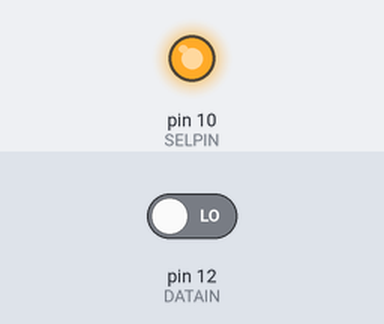
The sketch below on a simulated Arduino Nano, built with avr-gcc and run on an emulated ATmega328P. Parts: output pins drawn as LEDs (lit = HIGH). Inputs (shaded band) come from the test bench; at power-on: pin 12 (DATAIN) LOW. Pins used as bus, display or sensor lines are not drawn; what the sketch prints to the serial monitor is not drawn.

Above: at 0.1 s.
Timing chart, 0 to 1.6 s (numbered marks = the images above):
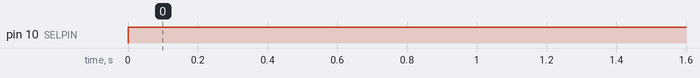

The sketch:

Comm_MSP3208.ino
```cpp
// ---------------------------------------------------------------------------
// SimonW, 11May 2023, SPI communication between Arduino Nano and MCP3208
//
// Development board,Single Board Computer, Arduino Nano, ATmega328,
// 22 I/O, 32KB Flash, 2KB SRAM, 1KB EEPROM
// Element 14 order code: 	1848691
// Datasheet : https://www.farnell.com/datasheets/1682238.pdf
//
// ---------------------------------------------------------------------------


#include <SoftwareSerial.h>
// #include "Tlc5940.h"


SoftwareSerial bluetooth(4,2);  // TX 4, RX 2

#define SELPIN          10      // SPI SS, Selection Pin MCP3208 ADC
#define DATAOUT         11      // MOSI
#define DATAIN          12      // MISO
#define SPICLOCK        13      // Clock


#define CHANNEL_0       0
#define CHANNEL_1       1
#define CHANNEL_2       2
#define CHANNEL_3       3
#define CHANNEL_4       4
#define CHANNEL_5       5
#define CHANNEL_6       6
#define CHANNEL_7       7


int readValue;
byte readValuArray[32];
int intensity = 0;


// Function Declaration.
int read_adc(int channel);
void DisplayChannelResult(int channelNo);

void setup()
{
  // Pin configuration.
  pinMode(SELPIN, OUTPUT);    // adc 1 selection pin
  pinMode(DATAOUT, OUTPUT);
  pinMode(DATAIN, INPUT);
  pinMode(SPICLOCK, OUTPUT);

  // Initially disable devices to start with
  digitalWrite(SELPIN,HIGH);
  digitalWrite(DATAOUT,LOW);
  digitalWrite(SPICLOCK,LOW);
  Serial.begin(9600);           // For serial debug print.


}

void loop()
{

  // Get the ADC output from specified channel
  DisplayChannelResult(CHANNEL_0);

  delay(2000);

}


// Channel number start from 0 (channel 0) to 7 (Channel 7)
int read_adc(int channel)
{
  int adcvalue = 0;
  byte commandbits = B11000000; // command bits - start, mode, chn (3), dont care (3)

  // Allow channel selection
  commandbits|=((channel-1)<<3);

  digitalWrite(SELPIN,LOW); // Select adc

  // Setup bits to be written
  for (int i=7; i>=3; i--)
  {
    digitalWrite(DATAOUT,commandbits&1<<i);
    digitalWrite(SPICLOCK,HIGH);
    digitalWrite(SPICLOCK,LOW);
  }

  // Skip 2 null bits.
  digitalWrite(SPICLOCK,HIGH);
  digitalWrite(SPICLOCK,LOW);
  digitalWrite(SPICLOCK,HIGH);
  digitalWrite(SPICLOCK,LOW);

  // Read bits from adc
  for (int i=11; i>=0; i--)
  {
    adcvalue += digitalRead(DATAIN)<<i;
    //cycle clock
    digitalWrite(SPICLOCK,HIGH);
    digitalWrite(SPICLOCK,LOW);
  }
  digitalWrite(SELPIN, HIGH);     // Turn off device

  return adcvalue;
}


void DisplayChannelResult(int channelNo)
{
  readValue = read_adc( channelNo + 1 );
  readValuArray[ 2*channelNo ] = highByte(readValue);
  readValuArray[ 2*channelNo + 1 ] = lowByte(readValue);

  Serial.println(word(readValuArray[ 2*channelNo ],readValuArray[2*channelNo + 1 ]));
}
```

Measured:
- by itself, pin 10 (SELPIN): LOW → HIGH at 0.00 s
